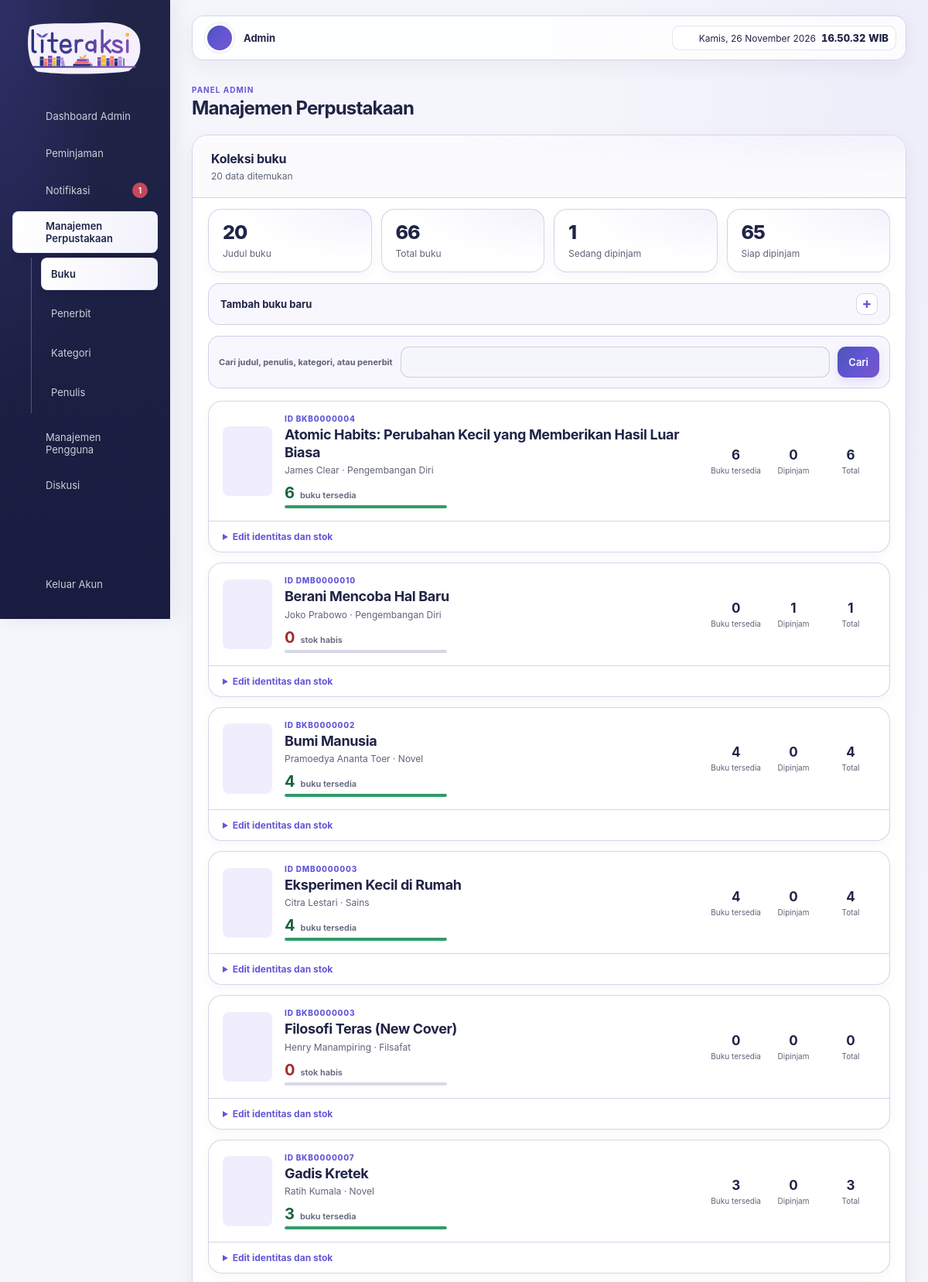
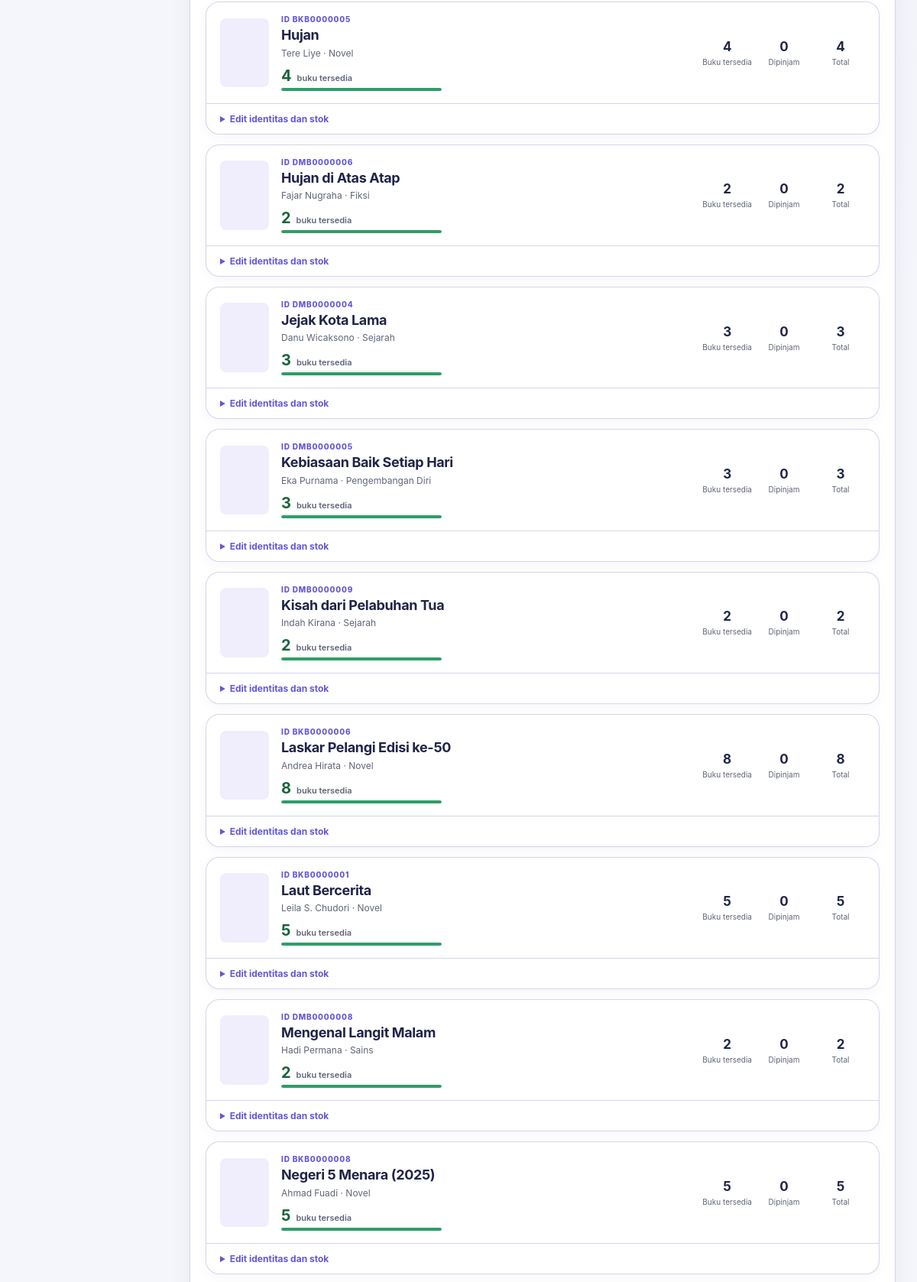
Screenshot of /admin.php?page=manajemen (signed in, upper part) with the database file from the repository (2 pictures, top to bottom).
### tables this page shows
CREATE TABLE IF NOT EXISTS `buku` (
    `id_buku` VARCHAR(30) NOT NULL,
    `judul` VARCHAR(200) NOT NULL,
    `sinopsis` MEDIUMTEXT DEFAULT NULL,
    `stok` INT UNSIGNED NOT NULL DEFAULT 0,
    `id_kategori` VARCHAR(30) DEFAULT NULL,
    `id_penerbit` VARCHAR(30) DEFAULT NULL,
    `id_penulis` VARCHAR(30) DEFAULT NULL,
    PRIMARY KEY (`id_buku`),
    KEY `idx_buku_judul` (`judul`),
    KEY `idx_buku_kategori` (`id_kategori`),
    KEY `idx_buku_penerbit` (`id_penerbit`),
    KEY `idx_buku_penulis` (`id_penulis`),
    CONSTRAINT `fk_buku_kategori` FOREIGN KEY (`id_kategori`)
        REFERENCES `kategori` (`id_kategori`) ON UPDATE CASCADE ON DELETE SET NULL,
    CONSTRAINT `fk_buku_penerbit` FOREIGN KEY (`id_penerbit`)
        REFERENCES `penerbit` (`id_penerbit`) ON UPDATE CASCADE ON DELETE SET NULL,
    CONSTRAINT `fk_buku_penulis` FOREIGN KEY (`id_penulis`)
        REFERENCES `penulis` (`id_penulis`) ON UPDATE CASCADE ON DELETE SET NULL
);

CREATE TABLE IF NOT EXISTS `penulis` (
    `id_penulis` VARCHAR(30) NOT NULL,
    `nama_penulis` VARCHAR(150) NOT NULL,
    PRIMARY KEY (`id_penulis`),
    KEY `idx_penulis_name` (`nama_penulis`)
);

CREATE TABLE IF NOT EXISTS `kategori` (
    `id_kategori` VARCHAR(30) NOT NULL,
    `kategori` VARCHAR(100) NOT NULL,
    PRIMARY KEY (`id_kategori`),
    KEY `idx_kategori_name` (`kategori`)
);

### assets/logic/adminkelola.php (the view, shortened to what the rows shown need)
<?php
            if ($pageMode === 'manajemen' || $pageMode === 'manajemen_user') {
                $renderSections = [$activeSection => $adminSections[$activeSection]];
            } else {
                $renderSections = [$tab => $rows];
            }
        ?>
        <?php foreach ($renderSections as $sectionTab => $sectionRows): ?>
        <?php $tab = $sectionTab; $rows = $sectionRows; ?>
        <section class="admin-panel">
            <div class="table-head<?= $tab === 'loans' ? ' admin-loans-head' : '' ?>">
                <div>
                    <h2><?= [
                        'dashboard' => 'Ringkasan perpustakaan',
                        'loans' => 'Daftar peminjaman',
                        'books' => 'Koleksi buku',
                        'publishers' => 'Data penerbit',
                        'categories' => 'Kategori buku',
                        'authors' => 'Data penulis',
                        'users' => 'Data pengguna',
                        'staff' => 'Data petugas',
                    ][$tab] ?></h2>
                    <p><?= count($rows) ?> data ditemukan</p>
                </div>
            </div>
            <?php if ($tab === 'users'): ?>
                <details class="admin-add-user admin-add-book admin-add-account">
                    <summary>Tambah pengguna</summary>
                    <form method="post" class="admin-book-form admin-account-form">
                        <input type="hidden" name="csrf" value="<?= htmlspecialchars($_SESSION['admin_csrf']) ?>">
                        <input type="hidden" name="tab" value="users">
                        <input type="hidden" name="action" value="create_user">
                        <label>NIS
                            <input name="nis" inputmode="numeric" required>
                        </label>
                        <label>Nama
                            <input name="nama" required>
                        </label>
                        <label>Username
                            <input name="username" required>
                        </label>
                        <label>Email (opsional)
                            <input type="email" name="email">
                        </label>
                        <label>Kelas
                            <input name="kelas">
                        </label>
                        <label>Password
                            <input type="password" name="password" minlength="6" required>
                        </label>
                        <div class="admin-book-form-actions">
                            <button type="submit" class="btn-primary">Buat akun</button>
                        </div>
                    </form>
                </details>
            <?php elseif ($tab === 'books'): ?>
                <div class="admin-inventory-summary" aria-label="Ringkasan koleksi">
                    <?php foreach ([
                        ['value' => $inventoryStats['judul'], 'label' => 'Judul buku'],
                        ['value' => $inventoryStats['total_stok'], 'label' => 'Total buku'],
                        ['value' => $inventoryStats['sedang_dipinjam'], 'label' => 'Sedang dipinjam'],
                        ['value' => $inventoryStats['tersedia'], 'label' => 'Siap dipinjam'],
                    ] as $inventoryStat): ?>
                        <div class="admin-inventory-stat">
                            <strong><?= number_format((int) $inventoryStat['value']) ?></strong>
                            <span><?= htmlspecialchars($inventoryStat['label']) ?></span>
                        </div>
                    <?php endforeach; ?>
                </div>
                <details class="admin-add-user admin-add-book">
                    <summary>Tambah buku baru</summary>
                </details>
            <?php endif; ?>
            <form class="admin-search" method="get" action="admin.php">
                <label for="admin-search">Cari <?= [
                    'loans' => 'peminjaman, anggota, atau judul buku',
                    'books' => 'judul, penulis, kategori, atau penerbit',
                    'publishers' => 'nama atau ID penerbit',
                    'categories' => 'nama atau ID kategori',
                    'authors' => 'nama atau ID penulis',
                    'users' => 'nama, username, email, atau NIS',
                    'staff' => 'nama, username, atau ID petugas',
                ][$tab] ?></label>
                <input id="admin-search" type="search" name="q" value="<?= htmlspecialchars($search) ?>">
                <button type="submit" class="btn-primary">Cari</button>
            </form>
            <?php if ($tab === 'users'): ?>
                <div class="admin-book-list admin-account-list">
                    <?php foreach ($rows as $row): ?>
                        <article class="admin-book-card admin-account-card">
                            <div class="admin-account-heading">
                                <h3>
                                    <?= htmlspecialchars($row['nama']) ?>
                                    <?php if (!empty($row['kelas'])): ?><span><?= htmlspecialchars($row['kelas']) ?></span><?php endif; ?>
                                </h3>
                                <form class="admin-account-delete-top" method="post" onsubmit="return confirm('Hapus akun ini beserta seluruh riwayat peminjamannya? Tindakan ini permanen.');">
                                    <input type="hidden" name="csrf" value="<?= htmlspecialchars($_SESSION['admin_csrf']) ?>">
                                    <input type="hidden" name="tab" value="users">
                                    <input type="hidden" name="action" value="delete_user">
                                    <input type="hidden" name="nis" value="<?= htmlspecialchars((string) $row['NIS']) ?>">
                                    <button type="submit" class="admin-action danger admin-account-delete-button">Hapus</button>
                                </form>
                            </div>
                            <div class="admin-account-fields">
                                <div><span>NIS</span><strong><?= htmlspecialchars((string) $row['NIS']) ?></strong></div>
                                <div><span>USERNAME</span><strong><?= htmlspecialchars($row['username']) ?></strong></div>
                                <div><span>E-MAIL</span><strong><?= htmlspecialchars((string) ($row['email'] ?: 'Belum diisi')) ?></strong></div>
                            </div>
                            <details class="admin-book-edit admin-account-edit">
                                <summary>Edit Pengguna</summary>
                                <form class="admin-book-form admin-account-form" method="post">
                                    <input type="hidden" name="csrf" value="<?= htmlspecialchars($_SESSION['admin_csrf']) ?>">
                                    <input type="hidden" name="tab" value="users">
                                    <input type="hidden" name="action" value="update_user">
                                    <input type="hidden" name="nis" value="<?= htmlspecialchars((string) $row['NIS']) ?>">
                                    <label>NIS
                                        <input value="<?= htmlspecialchars((string) $row['NIS']) ?>" disabled>
                                    </label>
                                    <label>Nama
                                        <input name="nama" value="<?= htmlspecialchars($row['nama']) ?>" required>
                                    </label>
                                    <label>Username
                                        <input name="username" value="<?= htmlspecialchars($row['username']) ?>" required>
                                    </label>
                                    <label>Email
                                        <input type="email" name="email" value="<?= htmlspecialchars((string) ($row['email'] ?? '')) ?>">
                                    </label>
                                    <label>Kelas
                                        <input name="kelas" value="<?= htmlspecialchars((string) ($row['kelas'] ?? '')) ?>">
                                    </label>
                                    <div class="admin-book-form-actions">
                                        <button type="submit" class="btn-primary">Simpan perubahan</button>
                                    </div>
                                </form>
                            </details>
                        </article>
                    <?php endforeach; ?>
                    <?php if (!$rows): ?><p class="admin-empty admin-panel">Tidak ada pengguna yang cocok.</p><?php endif; ?>
                </div>
            <?php elseif ($tab === 'books'): ?>
                <div class="admin-book-list">
                    <?php foreach ($rows as $row): ?>
                        <?php $currentCoverUrl = book_cover_url((string) $row['id_buku']); ?>
                        <article class="admin-book-card">
                            <div class="admin-book-card-header">
                                <?php if ($currentCoverUrl !== null): ?>
                                    <img class="admin-book-cover" src="<?= htmlspecialchars($currentCoverUrl) ?>" alt="Sampul buku <?= htmlspecialchars($row['judul']) ?>">
                                <?php else: ?>
                                    <div class="admin-book-cover admin-book-cover-empty" aria-hidden="true"><?= icon('book', 26) ?></div>
                                <?php endif; ?>
                                <div class="admin-book-identity">
                                    <p class="admin-book-id">ID <?= htmlspecialchars($row['id_buku']) ?></p>
                                    <h3><?= htmlspecialchars($row['judul']) ?></h3>
                                    <p><?= htmlspecialchars($row['penulis'] ?: 'Penulis belum diisi') ?> · <?= htmlspecialchars($row['kategori'] ?: 'Tanpa kategori') ?></p>
                                    <?php $adminAvailable = max(0, (int) $row['stok_tersedia']); $adminTotal = max(0, (int) $row['stok']); ?>
                                    <div class="admin-stock-summary <?= $adminAvailable > 0 ? 'available' : 'unavailable' ?>">
                                        <strong><?= number_format($adminAvailable) ?></strong>
                                        <span><?= $adminAvailable > 0 ? 'buku tersedia' : 'stok habis' ?></span>
                                        <div class="stock-meter" aria-hidden="true"><span style="width: <?= $adminTotal > 0 ? min(100, (int) round($adminAvailable / $adminTotal * 100)) : 0 ?>%"></span></div>
                                    </div>
                                </div>
                                <div class="admin-book-stock" aria-label="Stok buku">
                                    <span><strong><?= number_format((int) $row['stok_tersedia']) ?></strong>Buku tersedia</span>
                                    <span><strong><?= number_format((int) $row['stok_dipinjam']) ?></strong>Dipinjam</span>
                                    <span><strong><?= number_format((int) $row['stok']) ?></strong>Total</span>
                                </div>
                            </div>
                            <details class="admin-book-edit">
                                <summary>Edit identitas dan stok</summary>
                            </details>
                        </article>
                    <?php endforeach; ?>
                </div>
            <?php endif; ?>
        </section>
        <?php endforeach; ?>

### assets/logic/layout.php (shortened to what the rows shown need)
<?php
function icon(string $name, int $size = 20): string
{
    $paths = [
        'home'   => '<path d="M3 10.5 12 3l9 7.5V20a1 1 0 0 1-1 1h-5v-6H9v6H4a1 1 0 0 1-1-1z"/>',
        'book'   => '<path d="M2 5.5C4.5 4 8 4 12 6.5c4-2.5 7.5-2.5 10-1V19c-2.5-1.5-6-1.5-10 1-4-2.5-7.5-2.5-10-1z"/><path d="M12 6.5V20"/>',
        'chat'   => '<path d="M21 11.5a8.4 8.4 0 0 1-.9 3.8 8.5 8.5 0 0 1-7.6 4.7 8.4 8.4 0 0 1-3.8-.9L3 21l1.9-5.7a8.4 8.4 0 0 1-.9-3.8A8.5 8.5 0 0 1 8.7 3.9a8.4 8.4 0 0 1 3.8-.9h.5a8.5 8.5 0 0 1 8 8z"/>',
        'loans'  => '<rect x="5" y="4" width="14" height="17" rx="2"/><path d="M9 4V3h6v1M9 11h6M9 15h6"/>',
        'bell'   => '<path d="M6 9a6 6 0 0 1 12 0c0 6 2.5 7.5 2.5 7.5h-17S6 15 6 9z"/><path d="M10 20a2 2 0 0 0 4 0"/>',
        'check'  => '<path d="m5 12 4 4L19 6"/>',
        'close'  => '<path d="m18 6-12 12M6 6l12 12"/>',
        'user'   => '<circle cx="12" cy="8" r="4"/><path d="M4 21c0-4 3.5-6 8-6s8 2 8 6"/>',
        'settings' => '<circle cx="12" cy="12" r="3"/><path d="m19.4 15 .1.1 1.4 1.1-1.4 2.4-1.7-.6a8 8 0 0 1-1.7 1l-.3 1.8h-2.8l-.3-1.8a8 8 0 0 1-1.7-1l-1.7.6-1.4-2.4L7.3 15a8 8 0 0 1 0-2l-1.4-1.1 1.4-2.4 1.7.6a8 8 0 0 1 1.7-1l.3-1.8h2.8l.3 1.8a8 8 0 0 1 1.7 1l1.7-.6 1.4 2.4-1.4 1.1a8 8 0 0 1-.1 2z"/>',
        'power'  => '<path d="M12 3v9"/><path d="M6.5 6.5a8 8 0 1 0 11 0"/>',
        'search' => '<circle cx="11" cy="11" r="7"/><path d="m20 20-4-4"/>',
        'clock'  => '<circle cx="12" cy="12" r="9"/><path d="M12 7v5l3 2"/>',
        'printer' => '<path d="M6 9V3h12v6M6 18H4a2 2 0 0 1-2-2v-5a2 2 0 0 1 2-2h16a2 2 0 0 1 2 2v5a2 2 0 0 1-2 2h-2"/><path d="M6 14h12v7H6zM18 12h.01"/>',
        'alert'  => '<path d="M12 3 2 20h20z"/><path d="M12 10v4M12 17.5v.01"/>',
        'file'   => '<path d="M14 2H6a2 2 0 0 0-2 2v16a2 2 0 0 0 2 2h12a2 2 0 0 0 2-2V8z"/><path d="M14 2v6h6M8 13h8M8 17h8"/>',
        'chevron-down' => '<path d="m6 9 6 6 6-6"/>',
    ];
    return '<svg xmlns="http://www.w3.org/2000/svg" width="' . $size . '" height="' . $size
        . '" viewBox="0 0 24 24" fill="none" stroke="currentColor" stroke-width="2" '
        . 'stroke-linecap="round" stroke-linejoin="round" aria-hidden="true">'
        . ($paths[$name] ?? '') . '</svg>';
}
?>
<?php
function nav_menu(): array
{
    if (is_admin_session()) {
        return [
            'admin_dashboard' => ['home', 'Dashboard Admin', 'admin.php?page=dashboard'],
            'admin_peminjaman' => ['loans', 'Peminjaman', 'admin.php?page=peminjaman'],
            'admin_notifications' => ['bell', 'Notifikasi', 'assets/logic/notifikasiadmin.php'],
            'manajemen' => ['book', 'Manajemen Perpustakaan', 'admin.php?page=manajemen'],
            'manajemen_user' => ['user', 'Manajemen Pengguna', 'admin.php?page=manajemen_user'],
            'diskusi' => ['chat', 'Diskusi', 'diskusi.php?role=admin'],
        ];
    }
    $menu = [
        'home'       => ['home',  'Home',            'user.php?page=dashboard'],
        'katalog'    => ['book',  'Katalog Buku',    'user.php?page=katalog'],
        'peminjaman' => ['loans', 'Peminjaman Saya', 'user.php?page=peminjaman'],
        'notifikasi' => ['bell',  'Notifikasi',      'user.php?page=notifikasi'],
        'diskusi'    => ['chat',  'Diskusi',         'diskusi.php'],
        'profil'     => ['user',  'Profil',          'user.php?page=profile'],
    ];
    return $menu;
}
function render_sidebar(string $page, array $subnav = [], ?string $activeSubnav = null): void
{
?>
                <?php foreach (nav_menu() as $key => [$ic, $label, $href]): ?>
                        <?= icon($ic) ?> <span><?= $label ?></span>
                <?php endforeach; ?>
<?php
}
?>

### rows the page displays
buku: $size 26 (drawn), id_buku "BKB0000004", judul "Atomic Habits: Perubahan Kecil yang Memberikan Hasil Luar Biasa", id_penulis.nama_penulis "James Clear", id_kategori.kategori "Pengembangan Diri", adminAvailable "6", shows "buku tersedia", stok_tersedia "6", stok_dipinjam "0", stok "6"
buku: $size 26 (drawn), id_buku "DMB0000010", judul "Berani Mencoba Hal Baru", id_penulis.nama_penulis "Joko Prabowo", id_kategori.kategori "Pengembangan Diri", adminAvailable "0", shows "stok habis", stok_tersedia "0", stok_dipinjam "1", stok "1"
buku: $size 26 (drawn), id_buku "BKB0000002", judul "Bumi Manusia", id_penulis.nama_penulis "Pramoedya Ananta Toer", id_kategori.kategori "Novel", adminAvailable "4", shows "buku tersedia", stok_tersedia "4", stok_dipinjam "0", stok "4"
buku: $size 26 (drawn), id_buku "DMB0000003", judul "Eksperimen Kecil di Rumah", id_penulis.nama_penulis "Citra Lestari", id_kategori.kategori "Sains", adminAvailable "4", shows "buku tersedia", stok_tersedia "4", stok_dipinjam "0", stok "4"
buku: $size 26 (drawn), id_buku "BKB0000003", judul "Filosofi Teras (New Cover)", id_penulis.nama_penulis "Henry Manampiring", id_kategori.kategori "Filsafat", adminAvailable "0", shows "stok habis", stok_tersedia "0", stok_dipinjam "0", stok "0"
buku: $size 26 (drawn), id_buku "BKB0000007", judul "Gadis Kretek", id_penulis.nama_penulis "Ratih Kumala", id_kategori.kategori "Novel", adminAvailable "3", shows "buku tersedia", stok_tersedia "3", stok_dipinjam "0", stok "3"
buku: $size 26 (drawn), id_buku "BKB0000005", judul "Hujan", id_penulis.nama_penulis "Tere Liye", id_kategori.kategori "Novel", adminAvailable "4", shows "buku tersedia", stok_tersedia "4", stok_dipinjam "0", stok "4"
buku: $size 26 (drawn), id_buku "DMB0000006", judul "Hujan di Atas Atap", id_penulis.nama_penulis "Fajar Nugraha", id_kategori.kategori "Fiksi", adminAvailable "2", shows "buku tersedia", stok_tersedia "2", stok_dipinjam "0", stok "2"
buku: $size 26 (drawn), id_buku "DMB0000004", judul "Jejak Kota Lama", id_penulis.nama_penulis "Danu Wicaksono", id_kategori.kategori "Sejarah", adminAvailable "3", shows "buku tersedia", stok_tersedia "3", stok_dipinjam "0", stok "3"
buku: $size 26 (drawn), id_buku "DMB0000005", judul "Kebiasaan Baik Setiap Hari", id_penulis.nama_penulis "Eka Purnama", id_kategori.kategori "Pengembangan Diri", adminAvailable "3", shows "buku tersedia", stok_tersedia "3", stok_dipinjam "0", stok "3"
buku: $size 26 (drawn), id_buku "DMB0000009", judul "Kisah dari Pelabuhan Tua", id_penulis.nama_penulis "Indah Kirana", id_kategori.kategori "Sejarah", adminAvailable "2", shows "buku tersedia", stok_tersedia "2", stok_dipinjam "0", stok "2"
buku: $size 26 (drawn), id_buku "BKB0000006", judul "Laskar Pelangi Edisi ke-50", id_penulis.nama_penulis "Andrea Hirata", id_kategori.kategori "Novel", adminAvailable "8", shows "buku tersedia", stok_tersedia "8", stok_dipinjam "0", stok "8"
buku: $size 26 (drawn), id_buku "BKB0000001", judul "Laut Bercerita", id_penulis.nama_penulis "Leila S. Chudori", id_kategori.kategori "Novel", adminAvailable "5", shows "buku tersedia", stok_tersedia "5", stok_dipinjam "0", stok "5"
buku: $size 26 (drawn), id_buku "DMB0000008", judul "Mengenal Langit Malam", id_penulis.nama_penulis "Hadi Permana", id_kategori.kategori "Sains", adminAvailable "2", shows "buku tersedia", stok_tersedia "2", stok_dipinjam "0", stok "2"
buku: $size 26 (drawn), id_buku "BKB0000008", judul "Negeri 5 Menara (2025)", id_penulis.nama_penulis "Ahmad Fuadi", id_kategori.kategori "Novel", adminAvailable "5", shows "buku tersedia", stok_tersedia "5", stok_dipinjam "0", stok "5"

### other values shown
$label "Dashboard Admin"
$label "Peminjaman"
$label "Notifikasi"
$adminUnreadCount "1"
$label "Manajemen Perpustakaan"
$sectionLabels[$section] "Buku"
$sectionLabels[$section] "Penerbit"
$sectionLabels[$section] "Kategori"
$sectionLabels[$section] "Penulis"
$label "Manajemen Pengguna"
$label "Diskusi"
$user['nama'] "Admin"
$title "Manajemen Perpustakaan"
count($rows) "20"
$inventoryStat['value'] "20"
